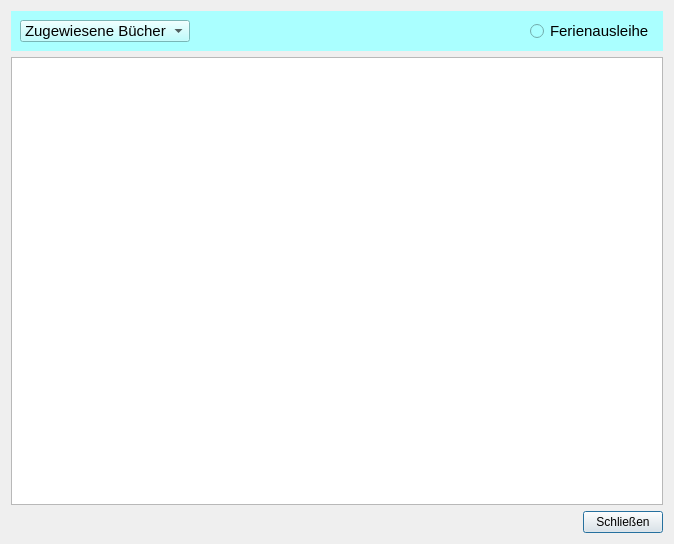
<?xml version="1.0" encoding="UTF-8"?>
<ui version="4.0">
 <class>SingleBookingDialog</class>
 <widget class="QDialog" name="SingleBookingDialog">
  <property name="geometry">
   <rect>
    <x>0</x>
    <y>0</y>
    <width>674</width>
    <height>544</height>
   </rect>
  </property>
  <property name="windowTitle">
   <string>Dialog</string>
  </property>
  <layout class="QVBoxLayout" name="verticalLayout">
   <item>
    <widget class="QWidget" name="widget_buttons" native="true">
     <property name="maximumSize">
      <size>
       <width>16777215</width>
       <height>40</height>
      </size>
     </property>
     <property name="font">
      <font>
       <pointsize>11</pointsize>
      </font>
     </property>
     <property name="styleSheet">
      <string notr="true">background-color: rgb(170, 255, 255);</string>
     </property>
     <layout class="QHBoxLayout" name="horizontalLayout_2">
      <item>
       <widget class="QComboBox" name="comboBox_bookingoptions">
        <property name="sizePolicy">
         <sizepolicy hsizetype="Preferred" vsizetype="Preferred">
          <horstretch>1</horstretch>
          <verstretch>1</verstretch>
         </sizepolicy>
        </property>
        <property name="maximumSize">
         <size>
          <width>170</width>
          <height>16777215</height>
         </size>
        </property>
        <property name="font">
         <font>
          <pointsize>11</pointsize>
         </font>
        </property>
        <item>
         <property name="text">
          <string>Zugewiesene Bücher</string>
         </property>
        </item>
        <item>
         <property name="text">
          <string>Alle Bücher</string>
         </property>
        </item>
        <item>
         <property name="text">
          <string>Ausgeliehene Bücher</string>
         </property>
        </item>
       </widget>
      </item>
      <item>
       <spacer name="horizontalSpacer_2">
        <property name="orientation">
         <enum>Qt::Horizontal</enum>
        </property>
        <property name="sizeType">
         <enum>QSizePolicy::Expanding</enum>
        </property>
        <property name="sizeHint" stdset="0">
         <size>
          <width>40</width>
          <height>40</height>
         </size>
        </property>
       </spacer>
      </item>
      <item>
       <widget class="QRadioButton" name="radioButton_holidayLending">
        <property name="text">
         <string>Ferienausleihe</string>
        </property>
       </widget>
      </item>
     </layout>
    </widget>
   </item>
   <item>
    <widget class="QTableView" name="tableView"/>
   </item>
   <item>
    <layout class="QHBoxLayout" name="horizontalLayout_7">
     <property name="spacing">
      <number>0</number>
     </property>
     <item>
      <spacer name="horizontalSpacer">
       <property name="orientation">
        <enum>Qt::Horizontal</enum>
       </property>
       <property name="sizeHint" stdset="0">
        <size>
         <width>40</width>
         <height>20</height>
        </size>
       </property>
      </spacer>
     </item>
     <item>
      <widget class="QPushButton" name="button_close">
       <property name="text">
        <string>Schließen</string>
       </property>
      </widget>
     </item>
    </layout>
   </item>
  </layout>
 </widget>
 <resources/>
 <connections/>
</ui>
